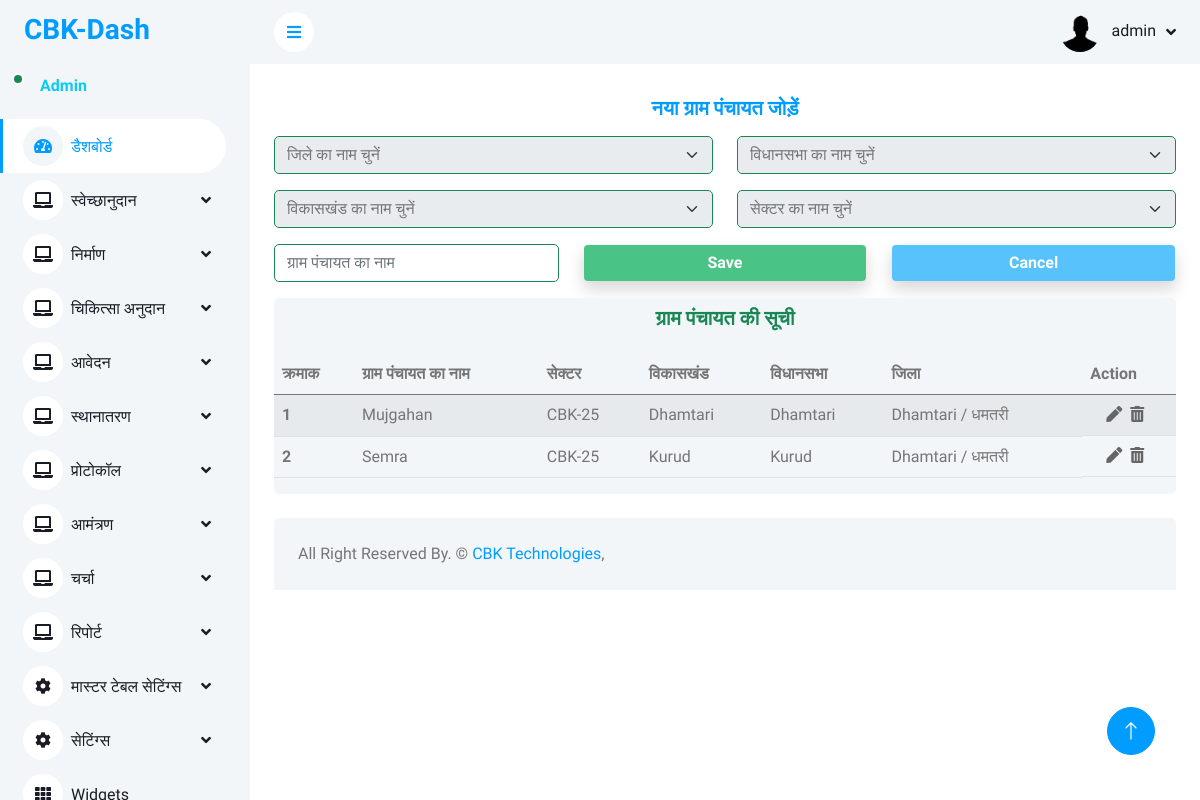
The page /master/gram_panchayat_master.php (signed in) on the database its author committed.
### tables this page shows
CREATE TABLE `gram_panchayat_master` (
  `gram_panchayat_id` int(11) NOT NULL,
  `gram_panchayat_name` varchar(200) NOT NULL,
  `vikaskhand_id` int(11) NOT NULL,
  `vidhansabha_id` int(11) NOT NULL,
  `district_id` int(11) NOT NULL,
  `sector_id` int(11) NOT NULL
);

CREATE TABLE `sector_master` (
  `sector_id` int(11) NOT NULL,
  `sector_name` varchar(200) NOT NULL,
  `district_id` int(11) NOT NULL,
  `vidhansabha_id` int(11) NOT NULL,
  `vikaskhand_id` int(11) NOT NULL
);

CREATE TABLE `vikaskhand_master` (
  `vikaskhand_id` int(11) NOT NULL,
  `vikaskhand_name` varchar(200) NOT NULL,
  `vidhansabha_id` int(11) NOT NULL,
  `district_id` int(11) NOT NULL
);

CREATE TABLE `vidhansabha_master` (
  `vidhansabha_id` int(11) NOT NULL,
  `vidhansabha_name` varchar(200) NOT NULL,
  `district_id` int(11) NOT NULL
);

CREATE TABLE `district_master` (
  `district_id` int(11) NOT NULL,
  `district_name` varchar(200) NOT NULL
);

### master/gram_panchayat_master.php (the view, shortened to what this page needs)
<?php include('../config/dbconnection.php') ?>
<?php
$tblname = "gram_panchayat_master";
$tblkey = "gram_panchayat_id";
$gram_panchayat_name = "";
?>
<?php include('../includes/header.php') ?>
<?php include('../includes/sidebar.php') ?>
<?php include('../includes/navbar.php') ?>
<div class="container-fluid pt-4 px-4">
    <form method="post">
        <div class="row text-center align-items-center">
            <h5 class="text-center fw-bolder text-primary mb-3">नया ग्राम पंचायत जोड़ें</h5>
            <div class="col-lg-6 text-center mb-3">
                <select name="district_id" id="districtSelect" class="form-select form-control border-success" required>
                    <option selected>जिले का नाम चुनें</option>
                </select>
            </div>
            <div class="col-lg-6 text-center mb-3">
                <select name="vidhansabha_id" id="vidhansabhaSelect" class="form-select form-control border-success" required>
                    <option selected>विधानसभा का नाम चुनें</option>
                </select>
            </div>
            <div class="col-lg-6 text-center mb-3">
                <select name="vikaskhand_id" id="vikaskhandSelect" class="form-select form-control border-success" required>
                    <option selected>विकासखंड का नाम चुनें</option>
                </select>
            </div>
            <div class="col-lg-6 text-center mb-3">
                <select name="sector_id" id="sectorSelect" class="form-select form-control border-success" required>
                    <option selected>सेक्टर का नाम चुनें</option>
                </select>
            </div>
            <div class="col-lg-4 text-center mb-3">
                <input type="text" name="gram_panchayat_name" class="form-control border-success" placeholder="ग्राम पंचायत का नाम" required value="<?= $gram_panchayat_name ?>">
            </div>
            <div class="col-lg-4 text-center mb-3">
                <button name="submit_gram_panchayat" class="form-control text-center text-white btn text-center shadow" type="submit" style="background-color:#4ac387;"><b>Save</b></button>
            </div>
            <div class="col-lg-4 text-center mb-3">
                <button name="cancel_gram_panchayat" class="form-control text-center text-white btn text-center shadow" type="reset" style="background-color:#57c2fc;"><b>Cancel</b></button>
            </div>
        </div>
    </form>
    <div class="row">
        <div class="col-sm-12 col-lg-12">
            <div class="bg-light rounded" style="overflow-y: scroll;">
                <h5 class="mb-4 text-center mt-2 text-success fw-bolder">ग्राम पंचायत की सूची</h5>
                <table class="table table-striped">
                    <thead class="head">
                        <tr>
                            <th scope="col">क्रमाक</th>
                            <th scope="col">ग्राम पंचायत का नाम</th>
                            <th scope="col">सेक्टर</th>
                            <th scope="col">विकासखंड</th>
                            <th scope="col">विधानसभा</th>
                            <th scope="col">जिला</th>
                            <th scope="col">Action</th>
                        </tr>
                    </thead>
                    <tbody>
                        <?php
                        $i = 1;
                        $sql = "SELECT g.gram_panchayat_id, g.gram_panchayat_name, v.vikaskhand_name, vs.vidhansabha_name, d.district_name, s.sector_name
            FROM gram_panchayat_master g
            JOIN vikaskhand_master v ON g.vikaskhand_id = v.vikaskhand_id
            JOIN vidhansabha_master vs ON g.vidhansabha_id = vs.vidhansabha_id
            JOIN district_master d ON g.district_id = d.district_id
            JOIN sector_master s ON g.sector_id = s.sector_id
            ORDER BY g.gram_panchayat_id DESC";
                        $fetch = mysqli_query($conn, $sql);
                        while ($row = mysqli_fetch_array($fetch)) {
                        ?>
                            <tr>
                                <th scope="row"><?= $i++ ?></th>
                                <td><?= $row['gram_panchayat_name'] ?></td>
                                <td><?= $row['sector_name'] ?></td>
                                <td><?= $row['vikaskhand_name'] ?></td>
                                <td><?= $row['vidhansabha_name'] ?></td>
                                <td><?= $row['district_name'] ?></td>
                                <td class="d-flex justify-content-center flex-row action">
                                    <a href="?edit_id=<?= $row['gram_panchayat_id'] ?>"><i class="fas fa-pen me-2" title="Edit"></i></a>
                                    <a href="#" onclick="confirmDelete(<?= $row['gram_panchayat_id']; ?>, '<?= $tblname; ?>' ,'<?= $tblkey ?>')"><i class="fas fa-trash-alt me-2" title="Delete"></i></a>
                                </td>
                            </tr>
                        <?php } ?>
                    </tbody>
                </table>
            </div>
        </div>
    </div>
</div>
<?php include('../includes/footer.php'); ?>

### includes/header.php (shortened to what this page needs)
<!DOCTYPE html>
<html lang="en">
<head>
    <link href="https://cdnjs.cloudflare.com/ajax/libs/font-awesome/5.10.0/css/all.min.css" rel="stylesheet">
    <link href="https://cdn.jsdelivr.net/npm/bootstrap-icons@1.4.1/font/bootstrap-icons.css" rel="stylesheet">
    <link href="../lib/owlcarousel/assets/owl.carousel.min.css" rel="stylesheet">
    <link href="../lib/tempusdominus/css/tempusdominus-bootstrap-4.min.css" rel="stylesheet" />
    <link href="../css/bootstrap.min.css" rel="stylesheet">
    <link href="../css/style.css" rel="stylesheet">
</head>
<body>
    <div class="container-xxl position-relative bg-white d-flex p-0">

### includes/sidebar.php (shortened to what this page needs)
<div class="sidebar pe-4 pb-3">
    <nav class="navbar bg-light navbar-light">
        <a href="index.html" class="navbar-brand mx-4 mb-3">
            <h3 class="text-primary">CBK-Dash</h3>
        </a>
        <div class="d-flex align-items-center ms-4 mb-4">
            <div class="position-relative">
                <div class="bg-success rounded-circle border border-2 border-white position-absolute end-0 bottom-0 p-1"></div>
            </div>
            <div class="ms-3">
                <h6 class="mb-0 text-info">Admin</h6>
            </div>
        </div>
        <div class="navbar-nav w-100">
            <a href="dashboard.php" class="nav-item nav-link active"><i class="fa fa-tachometer-alt me-2"></i>डैशबोर्ड</a>
            <div class="nav-item dropdown">
                <a href="#" class="nav-link dropdown-toggle" data-bs-toggle="dropdown"><i class="fa fa-laptop me-2"></i>स्वेच्छानुदान</a>
            </div>
            <div class="nav-item dropdown">
                <a href="#" class="nav-link dropdown-toggle" data-bs-toggle="dropdown"><i class="fa fa-laptop me-2"></i>निर्माण</a>
            </div>
            <div class="nav-item dropdown">
                <a href="#" class="nav-link dropdown-toggle" data-bs-toggle="dropdown"><i class="fa fa-laptop me-2"></i>चिकित्सा अनुदान</a>
            </div>
                  <div class="nav-item dropdown">
                <a href="#" class="nav-link dropdown-toggle" data-bs-toggle="dropdown"><i class="fa fa-laptop me-2"></i>आवेदन</a>
            </div>
                  <div class="nav-item dropdown">
                <a href="#" class="nav-link dropdown-toggle" data-bs-toggle="dropdown"><i class="fa fa-laptop me-2"></i>स्थानातरण</a>
            </div>
                  <div class="nav-item dropdown">
                <a href="#" class="nav-link dropdown-toggle" data-bs-toggle="dropdown"><i class="fa fa-laptop me-2"></i>प्रोटोकॉल</a>
            </div>
                  <div class="nav-item dropdown">
                <a href="#" class="nav-link dropdown-toggle" data-bs-toggle="dropdown"><i class="fa fa-laptop me-2"></i>आमंत्रण</a>
            </div>
                  <div class="nav-item dropdown">
                <a href="#" class="nav-link dropdown-toggle" data-bs-toggle="dropdown"><i class="fa fa-laptop me-2"></i>चर्चा</a>
            </div>
                  <div class="nav-item dropdown">
                <a href="#" class="nav-link dropdown-toggle" data-bs-toggle="dropdown"><i class="fa fa-laptop me-2"></i>रिपोर्ट </a>
            </div>
            <div class="nav-item dropdown">
                <a href="#" class="nav-link dropdown-toggle" data-bs-toggle="dropdown"><i class="fas fa-cog me-2"></i>मास्टर टेबल सेटिंग्स</a>
            </div>
            <div class="nav-item dropdown">
                <a href="#" class="nav-link dropdown-toggle" data-bs-toggle="dropdown"><i class="fas fa-cog me-2"></i>सेटिंग्स</a>
            </div>
            <a href="widget.html" class="nav-item nav-link"><i class="fa fa-th me-2"></i>Widgets</a>
        </div>
    </nav>
</div>

### includes/navbar.php (shortened to what this page needs)
<?php
$username=$_SESSION['username'];
?>
<div class="content">
    <nav class="navbar navbar-expand bg-light navbar-light sticky-top px-4 py-0">
        <a href="#" class="sidebar-toggler flex-shrink-0">
            <i class="fa fa-bars"></i>
        </a>
        <div class="navbar-nav align-items-center ms-auto">
            <div class="nav-item dropdown">
                <a href="#" class="nav-link dropdown-toggle" data-bs-toggle="dropdown">
                    <img class="rounded-circle me-lg-2" src="../img/user.png" alt="" style="width: 40px; height: 40px;">
                    <span class="d-none d-lg-inline-flex"><?=$username;?></span>
                </a>
            </div>
        </div>
    </nav>

### includes/footer.php (shortened to what this page needs)
<div class="container-fluid pt-4 px-4">
    <div class="bg-light rounded-top p-4">
        <div class="row">
            <div class="col-12 col-sm-6 text-center text-sm-start">
                 All Right Reserved By. &copy; <a href="#">CBK Technologies</a>,
            </div>
        </div>
    </div>
</div>
</div>
<a href="#" class="btn btn-lg btn-primary btn-lg-square back-to-top"><i class="bi bi-arrow-up"></i></a>
</div>
</body>
</html>

### css/style.css (style rules this page uses)
:root { --primary: #009CFF; --light: #F3F6F9; --dark: #191C24; }
.back-to-top { position: fixed; display: none; right: 45px; bottom: 45px; z-index: 99; }
.btn { transition: .5s; }
.btn.btn-primary { color: #FFFFFF; }
.btn-lg-square { width: 48px; height: 48px; }
.btn-square, .btn-sm-square, .btn-lg-square { padding: 0; display: inline-flex; align-items: center; justify-content: center; font-weight: normal; border-radius: 50px; }
.sidebar { position: fixed; top: 0; left: 0; bottom: 0; width: 250px; height: 100vh; overflow-y: auto; background: var(--light); transition: 0.5s; z-index: 999; }
.content { margin-left: 250px; min-height: 100vh; background: #FFFFFF; transition: 0.5s; }
@media (min-width: 992px) { .sidebar { margin-left: 0; } }
@media (min-width: 992px) { .content { width: calc(100% - 250px); } }
.sidebar .navbar .navbar-nav .nav-link { padding: 7px 20px; color: var(--dark); font-weight: 500; border-left: 3px solid var(--light); border-radius: 0 30px 30px 0; outline: none; }
.sidebar .navbar .navbar-nav .nav-link:hover, .sidebar .navbar .navbar-nav .nav-link.active { color: var(--primary); background: #FFFFFF; border-color: var(--primary); }
.sidebar .navbar .navbar-nav .nav-link i { width: 40px; height: 40px; display: inline-flex; align-items: center; justify-content: center; background: #FFFFFF; border-radius: 40px; }
.sidebar .navbar .navbar-nav .nav-link:hover i, .sidebar .navbar .navbar-nav .nav-link.active i { background: var(--light); }
.sidebar .navbar .dropdown-toggle::after { position: absolute; top: 15px; right: 15px; border: none; content: "\f107"; font-family: "Font Awesome 5 Free"; font-weight: 900; transition: .5s; }
.content .navbar .navbar-nav .nav-link { margin-left: 25px; padding: 12px 0; color: var(--dark); outline: none; }
.content .navbar .sidebar-toggler, .content .navbar .navbar-nav .nav-link i { width: 40px; height: 40px; display: inline-flex; align-items: center; justify-content: center; background: #FFFFFF; border-radius: 40px; }
.content .navbar .dropdown-toggle::after { margin-left: 6px; vertical-align: middle; border: none; content: "\f107"; font-family: "Font Awesome 5 Free"; font-weight: 900; transition: .5s; }
.action { display:flex; justify-content: center; align-items: center; }
.action a { text-decoration: none; color: #666; transition: color 0.2s ease; }

### rows shown on the page
gram_panchayat_master: gram_panchayat_name "Mujgahan", sector.sector_name "CBK-25", vikaskhand.vikaskhand_name "Dhamtari", vidhansabha.vidhansabha_name "Dhamtari", district.district_name "Dhamtari / धमतरी"
gram_panchayat_master: gram_panchayat_name "Semra", sector.sector_name "CBK-25", vikaskhand.vikaskhand_name "Kurud", vidhansabha.vidhansabha_name "Kurud", district.district_name "Dhamtari / धमतरी"

### other values the page prints
$username "admin"
